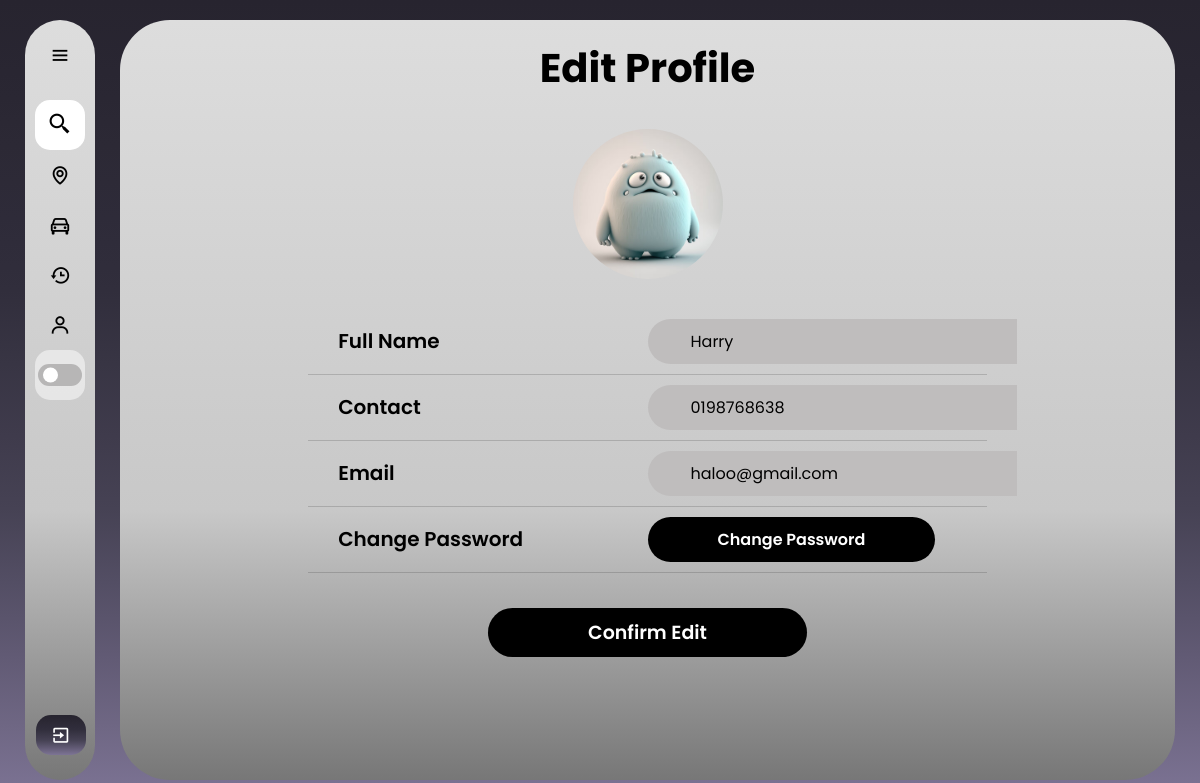
The page /editprofile (signed in) on the database its author committed.
### web/models.py (models this page shows)
class Profile(db.Model):
    id = db.Column(db.Integer, primary_key=True)
    fullName = db.Column(db.String(150))
    gender = db.Column(db.String(100), nullable=False)
    birthyear=db.Column(db.String(15), nullable=False)
    contact = db.Column(db.String(15), nullable=False)
    status = db.Column(db.String(20), nullable=False, default='APPROVING')
    profile_pic = db.Column(db.String(200), default="default.jpg")  # Make sure this column is present
    user_id = db.Column(db.Integer, db.ForeignKey('user.id'), nullable=False)

class User(db.Model, UserMixin):
    id = db.Column(db.Integer, primary_key=True)
    email = db.Column(db.String(150), unique=True)
    password = db.Column(db.String(150))
    is_admin = db.Column(db.Boolean, default=False)  # Add this line
    drivers_post = db.relationship('Rides', backref='user', lazy=True)
    profile = db.relationship('Profile', backref='user', lazy=True)
    passenger_matches = db.relationship('PassengerMatch', foreign_keys='PassengerMatch.passenger_id', backref='passenger_match', lazy=True)

### web/routes.py (the view, shortened to what this page needs)
@bp.route('/editprofile', methods=['GET', 'POST'])
@login_required
def editprofile():
    profile = Profile.query.filter_by(user_id=current_user.id).first()
    if request.method == 'GET':
        if not profile:
            flash("Profile not found.", category="error")
            return redirect(url_for('main.base_profile'))
        return render_template('editprofile.html', profile=profile)

### web/templates/editprofile.html (shortened to what this page needs)
{% extends "base.html" %}
{% block content %}
<!DOCTYPE html>
<html lang="en">
<head>
    <link rel="stylesheet" href="../static/editprofile.css">
    <link href='https://unpkg.com/boxicons@2.1.4/css/boxicons.min.css' rel='stylesheet'>
</head>
<body>
    <div class="container">
        <h1>Edit Profile</h1>
        <div class="box">
            <div class="details">
                <form action="{{ url_for('main.editprofile') }}" method="POST" enctype="multipart/form-data">
                    <div class="wrapper">
                        {% if profile.profile_pic %}
                            <img id="profilePicPreview" src="{{ url_for('static', filename=profile.profile_pic.split('static/')[-1]) }}" alt="Profile Picture">
                        {% else %}
                            <img id="profilePicPreview" src="#" alt="Profile Picture">
                        {% endif %}
                    </div>
                    <div class="info">
                        <div class="row">
                            <div class="title">Full Name</div>
                            <div class="ans">
                                <input type="text" id="fullName" name="fullName" value="{{ profile.fullName }}" required>
                            </div>
                        </div>
                        <div class="row">
                            <div class="title">Contact</div>
                            <div class="ans">
                                <input type="text" id="contact" name="contact" value="{{ profile.contact }}" required>
                            </div>
                        </div>
                        <div class="row">
                            <div class="title">Email</div>
                            <div class="ans">
                                <input type="email" id="email" name="email" value="{{ current_user.email }}" required>
                            </div>
                        </div>
                        <div class="row">
                            <div class="title">Change Password</div>
                            <div class="ans">
                                <a href="{{ url_for('main.change_password') }}">
                                    <button type="button" class="btn1">Change Password</button>
                                </a>
                            </div>
                        </div>
                    </div>
                    <button type="submit" class="btn">Confirm Edit</button>
                </form>
            </div>
        </div>
    </div>
</body>
</html>
{% endblock %}

### web/static/base.css (style rules this page uses)
* { margin: 0; padding: 0; box-sizing: border-box; font-family: "poppins"; }
:root { --background-color: linear-gradient(to bottom, #27242f, #292632, #2c2935, #2e2b39, #312e3c, #383544, #3f3b4c, #464254, #534e64, #615a74, #6f6784, #7d7495); --box-color: linear-gradient(180deg, #DDDDDD 0%, #C8C8C8 64.5%, #777777 100%); --text-color: black; --toggle-color: white; --mode-background: rgba(255, 255, 255, 0.5); --box-shadow: 5px 5px 10px rgba(0, 0, 0, 0.5); --scroll: #0004; }
body { position: relative; min-height: 100vh; width: 100%; overflow: hidden; background: var(--background-color) fixed; }

### web/static/editprofile.css (style rules this page uses)
* { margin: 0; padding: 0; box-sizing: border-box; font-family: "poppins"; }
:root { --background-color: linear-gradient(to bottom, #27242f, #292632, #2c2935, #2e2b39, #312e3c, #383544, #3f3b4c, #464254, #534e64, #615a74, #6f6784, #7d7495); --box-color: linear-gradient(180deg, #DDDDDD 0%, #C8C8C8 64.5%, #777777 100%); --text-color: black; --toggle-color: white; --mode-background: rgba(255, 255, 255, 0.5); --box-shadow: 5px 5px 10px rgba(0, 0, 0, 0.5); --box-shadow2: 10px 10px 20px rgba(0, 0, 0, 0.5); --table-header: #2424242f; --table-data: #0000000b; --table-hover: #fff6; --type-box: #bfbdbd; --scroll: #0004; }
body { position: relative; min-height: 100vh; width: 100%; }
.container { position: absolute; top: 20px; bottom: 20px; left: 120px; right: 25px; background: var(--box-color); border-radius: 50px; transition: all 0.5s ease; text-align: center; }
h1 { font-size: 40px; padding: 18px; color: var(--text-color); pointer-events: none; }
.box { width: 100%; max-height: calc(83% - .8rem); margin: .8rem auto; color: var(--text-color); overflow-y: auto; overflow-x: auto; white-space: nowrap; transition: all 0.5s ease; }
.wrapper { height: 150px; width: 150px; border-radius: 100px; position: relative; background-size: 100% 100%; margin: 0 auto; overflow: hidden; display: flex; justify-content: center; align-items: center; }
.wrapper img { max-width: 100%; max-height: 100%; object-fit: cover; }
.info { padding: 30px; font-size: 20px; color: var(--text-color); width: 50%; margin: 0 auto; transition: all 0.5s ease; }
.row { display: flex; justify-content: space-between; padding: 10px 0; border-bottom: 1.5px solid var(--table-header); }
.title { font-weight: 600; padding-left: 30px; transform: translateY(15%); flex-shrink: 0; }
.ans { width: 50%; font-weight: 300; text-align: left; padding-right: 30px; flex-shrink: 0; transition: all 0.5s ease; }
.ans input { background: var(--type-box); border: none; padding: 10px 43px; border-radius: 50px; outline: 3px solid transparent; transition: 0.3s; font-size: 16px; color: var(--text-color); }
.btn1 { background: var(--text-color); border: none; border-radius: 50px; color: var(--toggle-color); cursor: pointer; font-weight: 600; padding: 10px 70px; font-size: 16px; }
.btn { background: var(--text-color); border: none; border-radius: 50px; color: var(--toggle-color); cursor: pointer; font-weight: 600; padding: 10px 100px; font-size: 19px; margin: 5px; white-space: nowrap; }
@media screen and (min-width:900px) and (max-width: 1300px) { .box { width: 70%; transition: all 0.5s ease; } }
@media screen and (min-width:900px) and (max-width: 1300px) { .info { width: 100%; transition: all 0.5s ease; } }

### rows shown on the page
Profile: profile_pic (picture), fullName "Harry", contact "0198768638"
User: email "haloo@gmail.com"
